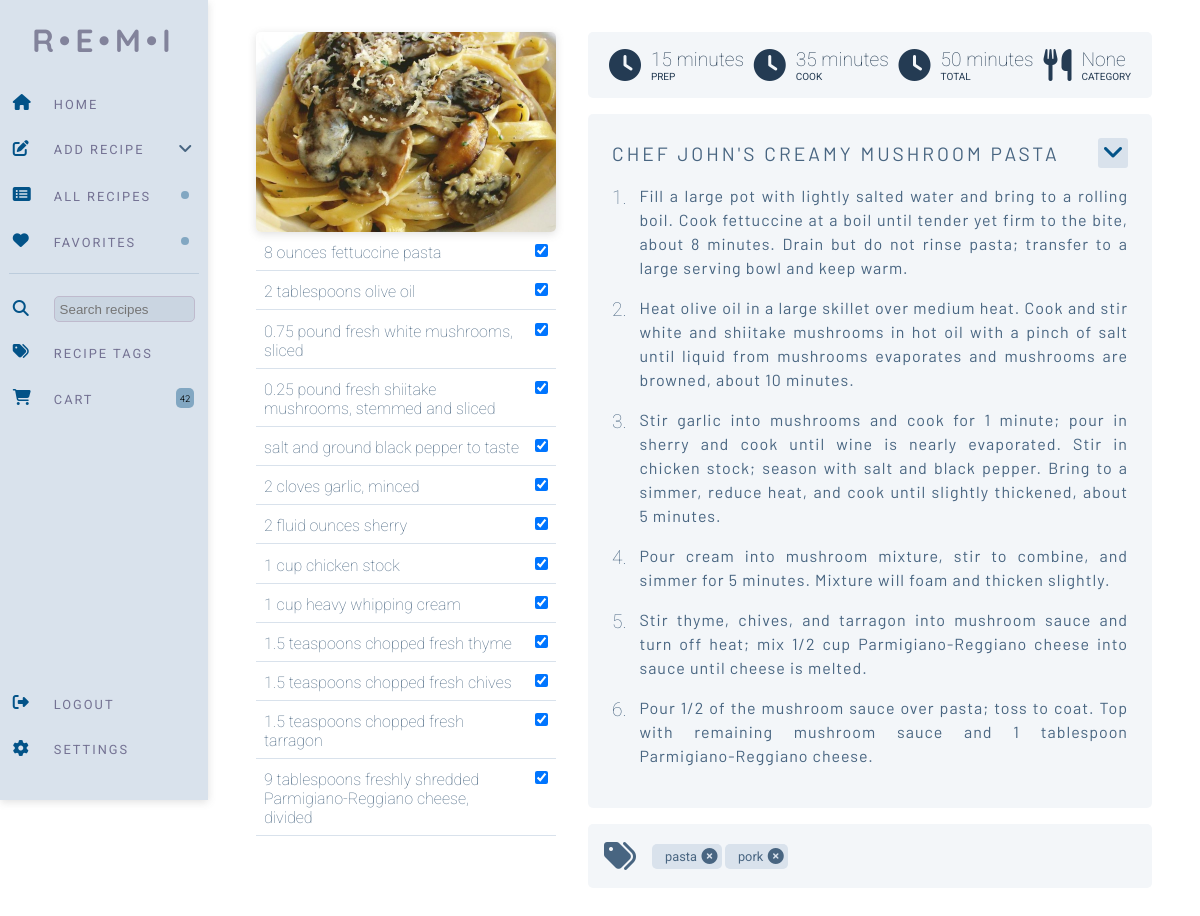
The page /random_recipe (signed in) on the database its author committed.
### website/models.py (models this page shows)
class Recipe(db.Model):
    id = db.Column(db.Integer, primary_key=True)
    uuid = db.Column(db.Integer, primary_key=False)
    username = db.Column(db.Integer, db.ForeignKey('user.id'))
    recipe_name = db.Column(db.String(200))
    prep_time = db.Column(db.Integer, primary_key=False)
    cook_time = db.Column(db.Integer, primary_key=False)
    total_time = db.Column(db.Integer, primary_key=False)
    ingredients = db.Column(db.String())
    servings = db.Column(db.String())
    ingredients_quantity = db.Column(db.String())
    ingredients_measurement = db.Column(db.String())
    instructions = db.Column(db.String())
    instructions_json = db.Column(db.String())
    original_url = db.Column(db.String())
    date_parsed = db.Column(db.String())
    image = db.Column(db.String())
    favorite = db.Column(db.Boolean, default=False)
    category = db.Column(db.String())
    ingredient_list = db.relationship('Ingredients')
    tags = db.relationship('Tag', secondary=recipe_tag, backref='recipe')

class Ingredients(db.Model):
    id = db.Column(db.Integer, primary_key=True)
    uuid = db.Column(db.Integer, primary_key=False)
    recipe = db.Column(db.Integer, db.ForeignKey('recipe.uuid'))
    ingredient = db.Column(db.String())
    ing_type = db.Column(db.String(), default="misc")
    ing_display = db.Column(db.String(), default="Misc.")

class Tag(db.Model):
    id = db.Column(db.Integer, primary_key=True)
    tag_name = db.Column(db.String(10))

### website/views.py (the view, shortened to what this page needs)
@views.route('/random_recipe', methods=['POST', 'GET'])
@login_required
def random_recipe():
    shopping_list = ShoppingList.query.count()
    recipe = Recipe.query.filter_by(username=current_user.id).group_by(func.random()).first()
    ingredients = Ingredients.query.filter_by(uuid=recipe.uuid).all()
    instructions_json = json.loads(recipe.instructions_json)
    return render_template("view_recipe.html", recipe=recipe, ingredients=ingredients, user=current_user,
                           shopping_list=shopping_list, view_id=recipe.uuid, instructions_json=instructions_json)

### website/__init__.py (called while the page is built)
def create_app():
    app = Flask(__name__)
    app.config['SECRET_KEY'] = 'sdf897sdf987'
    app.config['SQLALCHEMY_DATABASE_URI'] = f'sqlite:///{DB_NAME}'
    db.init_app(app)
    migrate.init_app(app, db)
    from .views import views
    from .auth import auth
    app.register_blueprint(views, url_prefix='/')
    app.register_blueprint(auth, url_prefix='/')
    from .models import User, Recipe
    with app.app_context():
        db.create_all()
    login_manager = LoginManager()
    login_manager.login_view = 'auth.login'
    login_manager.init_app(app)
    @login_manager.user_loader
    def load_user(id):
        return User.query.get(int(id))
    return app

### website/templates/view_recipe.html (shortened to what this page needs)
{% extends "base.html" %}  {% block content %}
<form method="POST">
<div class="view-recipe">
  <div class="ingredient-list">
    <img
    class="instruction-img"
    src="{{ url_for('static', filename=recipe.image) }}"
  />
    {% for ingredient in ingredients %}
    <div class="ingredient-wrapper">
      <div class="ingredient">
        {{ ingredient.ingredient }}<input
      </div>
      <div class="ingredient-check">
        <input
          type="checkbox"
          value="{{ ingredient.ingredient }}"
          id="ingredients"
          name="ingredients"
          checked
        />
      </div>
    </div>
    {% endfor %}
  </div>
  <div class="recipe-instructions">
    <div class="information-wrapper">
          <div class="recipe-icons">
            <i class="fa-solid fa-clock fa-2x"></i>
            <p>{{ recipe.prep_time }}</p>
            <span class="stat-title">Prep</span>
          </div>
          <div class="recipe-icons">
            <i class="fa-solid fa-clock fa-2x"></i>
            <p>{{ recipe.cook_time }}</p>
            <span class="stat-title">Cook</span>
          </div>
          <div class="recipe-icons">
            <i class="fa-solid fa-clock fa-2x"></i>
            <p>{{ recipe.total_time }}</p>
            <span class="stat-title">Total</span>
          </div>
          <div class="recipe-icons">
            <i class="fa-solid fa-utensils fa-2x"></i>
            <p>{{ recipe.category }}</p>
            <span class="stat-title">Category</span>
          </div>
    </div>
    <div class="recipe-grid-wrapper">
      <div class="recipe-menu-wrapper">
        <div class="recipe-title">{{ recipe.recipe_name }}</div>
        <div class="recipe-dropdown">
          <div class="recipe-menu" onclick="menutoggle()">
            <i class="fa-solid fa-angle-down fa-xl"></i>
          </div>
        </div>
      </div>
      {% for key,value in instructions_json.items() %}
      <div class="counter"><span class="number">{{ loop.index }}.</span></div>
      <div class="step">{{ value }}</div>
      {% endfor %}
    </div>
    <div class="tags-wrapper">
      <div class="tag-icon"><i class="fa-solid fa-tags fa-2x"></i></div>
      <div class="tag-display">
        <ul id="tag_list">
        {% for recipe_tag in recipe.tags %}
        <li class="tags">
          <span class="tag-text">{{ recipe_tag.tag_name }}</span>
          <span class="delete_tag" onclick="delete_tag({{ recipe_tag.id }}, '{{ view_id }}', {{ recipe.id }})"></span>
        </li>
        {% endfor %}
        </ul>
      </div>
    </div>
  </div>
</div>
</form>
{% endblock %}

### website/templates/base.html (shortened to what this page needs)
<!DOCTYPE html>
<html>
  <head>
    <link
      href="https://cdnjs.cloudflare.com/ajax/libs/font-awesome/6.0.0/css/all.min.css"
      rel="stylesheet"
    />
    <link
      rel="stylesheet"
      href="https://cdnjs.cloudflare.com/ajax/libs/font-awesome/6.3.0/css/all.min.css"
    />
    <link
      rel="stylesheet"
      href="{{ url_for('static', filename='css/index.css') }}"
    />
  </head>
  <body>
    <nav class="navbar">
      <div class="logo">
        R•E•M•I
      </div>
      <div class="nav-grid">
        <div class="nav-layout">
          <span class="nav-icon"><i class="fa-solid fa-home"></i></span>
          <a class="menu-link" href="/"><span class="nav-text">Home</span></a>
        </div>
        <div class="dropdown">
          <div class="nav-layout">
            <span class="nav-icon"
              ><i class="fa-solid fa-pen-to-square"></i
            ></span>
            <span class="nav-text">Add Recipe</span>
            <span class="nav-other"
              ><i class="fa-solid fa-angle-down"></i
            ></span>
          </div>
        </div>
        <div class="nav-layout">
          <span class="nav-icon"
            ><i class="fa-solid fa-rectangle-list"></i
          ></span>
          <a class="menu-link" href="/all_recipes"><span class="nav-text">All Recipes</span></a>
          <span class="nav-other"><span class="pill">{{ total_recipes }}</span></span>
        </div>
        <div class="nav-layout">
          <span class="nav-icon"><i class="fa-solid fa-heart"></i></span>
          <a class="menu-link" href="/favorites"><span class="nav-text">Favorites</span></a>
          <span class="nav-other"><span class="pill">{{ favorite_total }}</span></span>
        </div>
        <div class="nav-divider">
          <hr />
        </div>
        <div class="nav-layout-search">
          <span class="nav-icon"
            ><i class="fa-solid fa-magnifying-glass"></i
          ></span>
          <span class="nav-text"
            ><input id="search_query" class="search-recipes" placeholder="Search recipes"
          /></span>
        </div>
        <div class="nav-layout">
          <span class="nav-icon"><i class="fa-solid fa-tags"></i></span>
          <a href = "/show_tags" class="menu-link"><span class="nav-text">Recipe Tags</span></a>
        </div>
        <div class="nav-layout">
          <span class="nav-icon"
            ><i class="fa-solid fa-cart-shopping"></i
          ></span>
          <a class="menu-link" href="/cart"><span class="nav-text">Cart</span></a>
          {% if shopping_list %}
          <span class="nav-other"><span class="pill">{{ shopping_list }}</span></span>
          {% else %}
          <span class="nav-other"><span class="pill">0</span></span>
          {% endif %}
        </div>
      </div>
      <div class="bottom-wrapper">
        <div class="nav-layout">
          <span class="nav-icon"
            ><i class="fa-solid fa-right-from-bracket"></i
          ></span>
          <a href="/logout" class="menu-link"><span class="nav-text">Logout</span></a>
        </div>
        <div class="nav-layout">
          <span class="nav-icon"><i class="fa-solid fa-gear"></i></span>
          <span class="nav-text">Settings</span>
        </div>
      </div>
    </nav>
    <main>
    {% block content %}
    {% endblock %}
  </main>
  </body>
</html>

### rows shown on the page
Recipe: image (picture), prep_time "15 minutes", cook_time "35 minutes", total_time "50 minutes", category "None", recipe_name "CHEF JOHN'S CREAMY MUSHROOM PASTA"
Ingredients: ingredient "8 ounces fettuccine pasta"
Ingredients: ingredient "2 tablespoons olive oil"
Ingredients: ingredient "0.75 pound fresh white mushrooms, sliced"
Ingredients: ingredient "0.25 pound fresh shiitake mushrooms, stemmed and sliced"
Ingredients: ingredient "salt and ground black pepper to taste"
Ingredients: ingredient "2 cloves garlic, minced"
Ingredients: ingredient "2 fluid ounces sherry"
Ingredients: ingredient "1 cup chicken stock"
Ingredients: ingredient "1 cup heavy whipping cream"
Ingredients: ingredient "1.5 teaspoons chopped fresh thyme"
Ingredients: ingredient "1.5 teaspoons chopped fresh chives"
Ingredients: ingredient "1.5 teaspoons chopped fresh tarragon"
Ingredients: ingredient "9 tablespoons freshly shredded Parmigiano-Reggiano cheese, divided"
Tag: tag_name "pasta"
Tag: tag_name "pork"

### other values the page prints
{{ shopping_list }} "42"
{{ value }} "Pour cream into mushroom mixture, stir to combine, and simmer for 5 minutes. Mixture will foam and thicken slightly." "Stir thyme, chives, and tarragon into mushroom sauce and turn off heat; mix 1/2 cup Parmigiano-Reggiano cheese into sauce until cheese is melted." "Pour 1/2 of the mushroom sauce over pasta; toss to coat. Top with remaining mushroom sauce and 1 tablespoon Parmigiano-Reggiano cheese."
